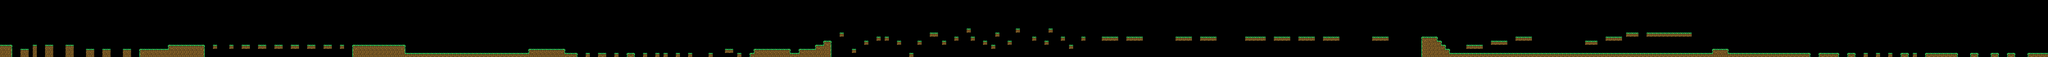

The image is a tile-based game level rendered from a .tmx file. Its description and source (layers, tilesets, objects; grid data summarised) follow:
An orthogonal 500x14 tile map with 16x16 px tiles, 1 tile layer (ground) and 133 objects (16x spike, 5x slime, 4x breakable, 2x collider, player, ...).

<map version="1.4" tiledversion="1.4.2" orientation="orthogonal" renderorder="right-down" width="500" height="14" tilewidth="16" tileheight="16" infinite="0" nextlayerid="7" nextobjectid="171">
 <editorsettings>
  <export target="../levels/2.lua" format="lua" />
 </editorsettings>
 <tileset firstgid="1" name="tileset" tilewidth="16" tileheight="16" tilecount="36" columns="9">
  <image source="../../../graphics/tileset.png" width="144" height="64" />
 </tileset>
 <layer id="2" name="ground" width="500" height="14">
  <data>[7000 cells, 492 non-empty, 8 distinct tile ids]</data>
 </layer>
 <objectgroup color="#5555ff" id="4" name="entity" visible="0">
  <object id="137" name="Player" type="player" x="16" y="144" width="16" height="16" />
  <object id="138" name="Slime" type="slime" x="2016" y="176" width="16" height="16">
   <ellipse />
  </object>
  <object id="139" name="Mushroom" type="mushroom" x="1808" y="176" width="16" height="16">
   <ellipse />
  </object>
  <object id="140" name="Slime" type="slime" x="1616" y="176" width="16" height="16">
   <ellipse />
  </object>
  <object id="156" name="Slime" type="slime" x="5872" y="192" width="16" height="16">
   <ellipse />
  </object>
  <object id="157" name="Slime" type="slime" x="6576" y="192" width="16" height="16">
   <ellipse />
  </object>
  <object id="158" name="Slime" type="slime" x="6560" y="112" width="16" height="16">
   <ellipse />
  </object>
 </objectgroup>
 <objectgroup color="#ff5500" id="6" name="powerup" visible="0">
  <object id="165" name="Chocolate" type="chocolate" x="6080" y="176" width="16" height="16" />
 </objectgroup>
 <objectgroup color="#ff00ff" id="5" name="object" visible="0">
  <object id="142" name="Spike" type="spike" x="3088" y="192" width="16" height="16" />
  <object id="143" name="Spike" type="spike" x="3104" y="192" width="16" height="16" />
  <object id="144" name="Breakable" type="breakable" x="4512" y="128" width="16" height="8" />
  <object id="145" name="Breakable" type="breakable" x="4800" y="128" width="16" height="8" />
  <object id="146" name="Breakable" type="breakable" x="5288" y="128" width="16" height="8" />
  <object id="147" name="Breakable" type="breakable" x="5480" y="128" width="16" height="8" />
  <object id="148" name="Spike" type="spike" x="5984" y="192" width="16" height="16" />
  <object id="149" name="Spike" type="spike" x="6000" y="192" width="16" height="16" />
  <object id="150" name="Spike" type="spike" x="6016" y="192" width="16" height="16" />
  <object id="151" name="Spike" type="spike" x="6032" y="192" width="16" height="16" />
  <object id="152" name="Spike" type="spike" x="6128" y="192" width="16" height="16" />
  <object id="153" name="Spike" type="spike" x="6144" y="192" width="16" height="16" />
  <object id="154" name="Spike" type="spike" x="6160" y="192" width="16" height="16" />
  <object id="155" name="Spike" type="spike" x="6176" y="192" width="16" height="16" />
  <object id="160" name="Flag" type="flag" x="7968" y="192" width="16" height="16" />
  <object id="161" name="Spike" type="spike" x="6800" y="192" width="16" height="16" />
  <object id="162" name="Spike" type="spike" x="6848" y="192" width="16" height="16" />
  <object id="163" name="Spike" type="spike" x="6896" y="192" width="16" height="16" />
  <object id="164" name="Spike" type="spike" x="6944" y="192" width="16" height="16" />
  <object id="167" name="Enemy Collider" type="collider" x="6608" y="112" width="1" height="16" />
  <object id="168" name="Enemy Collider" type="collider" x="6432" y="112" width="1" height="16" />
  <object id="169" name="Spike" type="spike" x="1712" y="192" width="16" height="16" />
  <object id="170" name="Spike" type="spike" x="1952" y="192" width="16" height="16" />
 </objectgroup>
 <objectgroup color="#b10000" id="3" name="solid" visible="0">
  <object id="1" x="0" y="176" width="48" height="48">
   <properties>
    <property name="collidable" type="bool" value="true" />
   </properties>
  </object>
  <object id="3" x="80" y="192" width="32" height="32">
   <properties>
    <property name="collidable" type="bool" value="true" />
   </properties>
  </object>
  <object id="4" x="128" y="176" width="16" height="48">
   <properties>
    <property name="collidable" type="bool" value="true" />
   </properties>
  </object>
  <object id="5" x="176" y="176" width="32" height="48">
   <properties>
    <property name="collidable" type="bool" value="true" />
   </properties>
  </object>
  <object id="6" x="256" y="176" width="32" height="48">
   <properties>
    <property name="collidable" type="bool" value="true" />
   </properties>
  </object>
  <object id="9" x="336" y="192" width="32" height="32">
   <properties>
    <property name="collidable" type="bool" value="true" />
   </properties>
  </object>
  <object id="10" x="400" y="192" width="32" height="32">
   <properties>
    <property name="collidable" type="bool" value="true" />
   </properties>
  </object>
  <object id="11" x="480" y="192" width="32" height="32">
   <properties>
    <property name="collidable" type="bool" value="true" />
   </properties>
  </object>
  <object id="12" x="544" y="192" width="112" height="32">
   <properties>
    <property name="collidable" type="bool" value="true" />
   </properties>
  </object>
  <object id="13" x="656" y="176" width="144" height="48">
   <properties>
    <property name="collidable" type="bool" value="true" />
   </properties>
  </object>
  <object id="14" x="832" y="176" width="16" height="16">
   <properties>
    <property name="collidable" type="bool" value="true" />
   </properties>
  </object>
  <object id="15" x="896" y="176" width="16" height="16">
   <properties>
    <property name="collidable" type="bool" value="true" />
   </properties>
  </object>
  <object id="16" x="944" y="176" width="32" height="16">
   <properties>
    <property name="collidable" type="bool" value="true" />
   </properties>
  </object>
  <object id="17" x="1008" y="176" width="32" height="16">
   <properties>
    <property name="collidable" type="bool" value="true" />
   </properties>
  </object>
  <object id="18" x="1072" y="176" width="32" height="16">
   <properties>
    <property name="collidable" type="bool" value="true" />
   </properties>
  </object>
  <object id="19" x="1136" y="176" width="32" height="16">
   <properties>
    <property name="collidable" type="bool" value="true" />
   </properties>
  </object>
  <object id="20" x="1200" y="176" width="32" height="16">
   <properties>
    <property name="collidable" type="bool" value="true" />
   </properties>
  </object>
  <object id="21" x="1264" y="176" width="32" height="16">
   <properties>
    <property name="collidable" type="bool" value="true" />
   </properties>
  </object>
  <object id="22" x="1328" y="176" width="16" height="16">
   <properties>
    <property name="collidable" type="bool" value="true" />
   </properties>
  </object>
  <object id="23" x="1376" y="176" width="208" height="48">
   <properties>
    <property name="collidable" type="bool" value="true" />
   </properties>
  </object>
  <object id="26" x="1584" y="208" width="480" height="16">
   <properties>
    <property name="collidable" type="bool" value="true" />
   </properties>
  </object>
  <object id="28" x="2064" y="192" width="144" height="32">
   <properties>
    <property name="collidable" type="bool" value="true" />
   </properties>
  </object>
  <object id="29" x="2208" y="208" width="48" height="16">
   <properties>
    <property name="collidable" type="bool" value="true" />
   </properties>
  </object>
  </objectgroup>
</map>
<!-- 79 of 133 objects omitted -->
